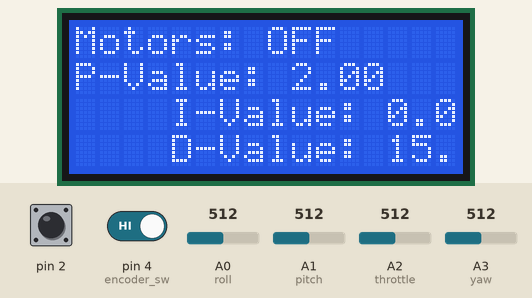
This sketch was run on a simulated Arduino Uno, built with avr-gcc and run on an emulated ATmega328P. Parts: 16×4 character LCD. The inputs (shaded band) are chosen by the test bench; at power-on: A3 (yaw) = 512, pin 4 (encoder_sw) HIGH, pin 2 HIGH, A0 (roll) = 512, A1 (pitch) = 512, A2 (throttle) = 512. No radio packets arrive unless stated.

Above: at 1.3 s.
1.4 s: A3 (yaw) set to 108
2.9 s: A3 (yaw) set to 97
At 3.7 s:
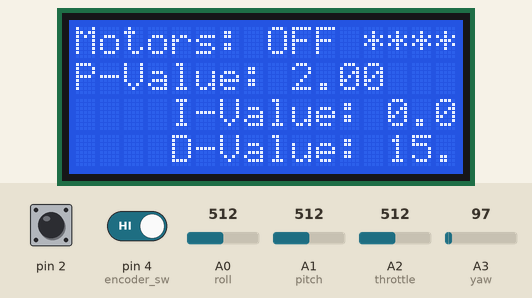
5.9 s: pin 4 (encoder_sw) driven LOW
At 6.3 s:
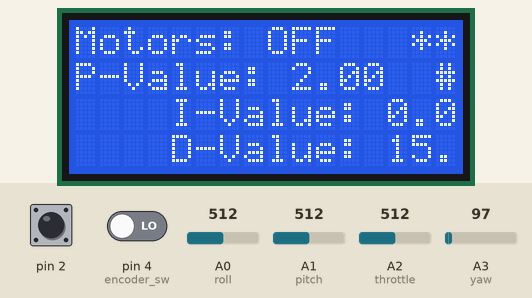
7.4 s: pin 4 (encoder_sw) driven HIGH
At 7.9 s:
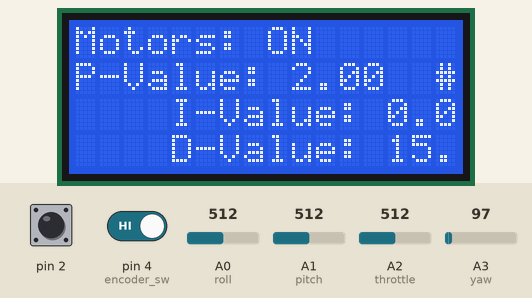
8.9 s: A3 (yaw) set to 964
10.4 s: A3 (yaw) set to 981
At 13.1 s:
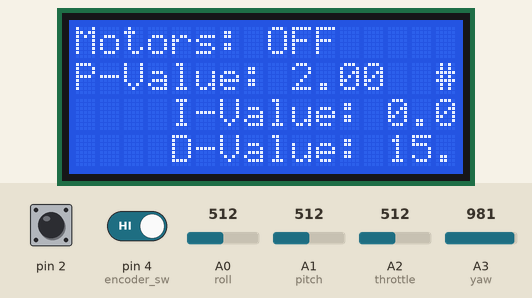
Timing chart, 0 to 14.4 s (numbered marks = the images above; inputs shaded):
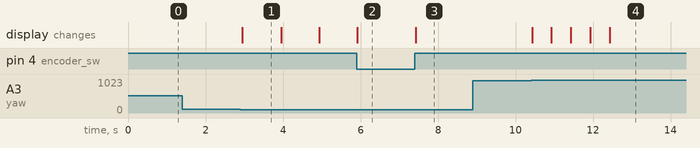

Measured:
- the behaviour switches between 104 and 103 on A3 (yaw) (found by bisection; images 0 and 1)
- the behaviour switches between 971 and 972 on A3 (yaw) (found by bisection; images 3 and 4)
- after the input at 1.4 s, every drawn part: stays the same
- after the input at 2.9 s, the display: changes after 0.05 s (image 1)
- after the input at 5.9 s, the display: changes at once (image 2)
- after the input at 7.4 s, the display: changes at once (image 3)
- after the input at 8.9 s, every drawn part: stays the same
- after the input at 10.4 s, the display: first changes at once (image 4 shows a later state)

The sketch:

Transmitter.ino
```cpp
#include <SPI.h>
#include <RF24.h>
#include <Wire.h>
#include <LiquidCrystal_I2C.h>

///////////////////////////////////////////////////////////////////////////////////////////////////////////////////////////////////////
//Declaring pins
///////////////////////////////////////////////////////////////////////////////////////////////////////////////////////////////////////
#define encoder_pin_1 1
#define encoder_pin_2 3
#define encoder_sw 4
#define throttle A2
#define pitch A1
#define roll A0
#define yaw A3

//Radio transmitter settings
RF24 radio(9, 10);                        //Digital pins 9 and  10 are used
const uint64_t pipe = 0xE8E8F0F0E1LL;     //This is the writing pipe
//LCD settings
LiquidCrystal_I2C lcd(0x38, 2, 1, 0, 4, 5, 6, 7, 3, POSITIVE);  // set the LCD address to 0x38

///////////////////////////////////////////////////////////////////////////////////////////////////////////////////////////////////////
//Declaring global variables
///////////////////////////////////////////////////////////////////////////////////////////////////////////////////////////////////////
struct dataStruct{
  int actual_throttle;                                        //Throttle variable
  int actual_pitch;                                           //Pitch variable
  int actual_roll;                                            //Roll variable
  int actual_yaw;                                             //Yaw variable
  bool start;                                                 //Motor start variable
  float p;
  float i;
  float d;
} data;                                                       //Everything saved under "data"
long timer;
int pos = 0;          //0 - null | 1 - P | 2 - I | 3 - D   //Editing

///////////////////////////////////////////////////////////////////////////////////////////////////////////////////////////////////////
//Setup code
///////////////////////////////////////////////////////////////////////////////////////////////////////////////////////////////////////
bool start_serial = false;                      //Toggle Serial Communcation

void setup() {
  if(start_serial == true){
    Serial.begin(9600);                         //Start serial communication
    Serial.println("===================================================");
    Serial.println("[INFO]Serial started");
    Serial.println("===================================================");
  }

  //FOR CALIBRATING
  data.p = 2.0;
  data.i = 0.0;
  data.d = 15.0;


  pinMode(throttle, INPUT);                     //Throttle channel  - Analog Input
  pinMode(pitch,    INPUT);                     //Pitch channel     - Analog Input
  pinMode(roll,     INPUT);                     //Roll channel      - Analog Input
  pinMode(yaw,      INPUT);                     //Yaw channel       - Analog Input
  pinMode(encoder_pin_1, INPUT);                //Encorer pin 1     - Digital Input
  pinMode(encoder_pin_2, INPUT);                //Encoder pin 2     - Digital Input
  pinMode(encoder_sw,    INPUT);                //Encoder switch    - Digital Input
  attachInterrupt(0, updateEncoder, FALLING);   //Attach an interupt on pin 2
  //attachInterrupt(1, updateEncoder, FALLING);   //Attach an interupt on pin 3
  radio.begin();                                //Start the radio
  radio.openWritingPipe(pipe);                  //Open the Writing pipe
  radio.setPALevel(RF24_PA_MAX);                //Set the Power Amplifier level
  radio.setDataRate(RF24_250KBPS);              //Set the Data rate
  lcd.begin (16,4);                             //Start LCD
  data.start = false;
  lcd.write("Motors: OFF");
  lcd.setCursor(0,1);
  lcd.write("P-Value: ");
  lcd.setCursor(0,2);
  lcd.write("I-Value: ");
  lcd.setCursor(0,3);
  lcd.write("D-Value: ");
}

///////////////////////////////////////////////////////////////////////////////////////////////////////////////////////////////////////
//Main loop
///////////////////////////////////////////////////////////////////////////////////////////////////////////////////////////////////////
void loop() {
  //Read the values and map them to usable data (1000 - 2000)
  data.actual_throttle = map(analogRead(throttle), 495, 0,  1000, 2000);                  //Map the measured data from 1000 to 2000 for throttle
  data.actual_pitch    = map(analogRead(pitch),    0, 1023, 2000, 1000);                  //Map the measured data from 1000 to 2000 for pitch
  data.actual_roll     = map(analogRead(roll),     0, 1023, 2000, 1000);                  //Map the measured data from 1000 to 2000 for roll
  data.actual_yaw      = map(analogRead(yaw),      0, 1023, 2000, 1000);                  //Map the measured data from 1000 to 2000 for yaw

  //If throttle is lower than 1000, set it to 1000
  if(data.actual_throttle <= 1000) data.actual_throttle = 1000;

  if(data.actual_throttle <= 1050 && data.actual_yaw >= 1900 && data.start == false){     //Start the motors if throttle is down and yaw is left
    lcd.setCursor(0,0);
    if(millis() - timer <= 999)  lcd.write("Motors: OFF ****");
    else if(millis() - timer <= 1999)  lcd.write("Motors: OFF  ***");
    else if(millis() - timer <= 2999)  lcd.write("Motors: OFF   **");
    else if(millis() - timer <= 3999)  lcd.write("Motors: OFF    *");
    else if(millis() - timer >= 4000){
      data.start = true;                                                                  //Set the start variable to true
      lcd.write("Motors: ON      ");                                                      //Refresh the screen
    }
  }
  else if(data.actual_throttle <= 1050 && data.actual_yaw <= 1050 && data.start == true){ //Stop the motors if throttle is down and yaw is right
    lcd.setCursor(0,0);
    if(millis() - timer <= 499)  lcd.write("Motors: ON  **** ");
    else if(millis() - timer <= 999)  lcd.write("Motors: ON   ***");
    else if(millis() - timer <= 1499)  lcd.write("Motors: ON    **");
    else if(millis() - timer <= 1999)  lcd.write("Motors: ON     *");
    else if(millis() - timer >= 2000){
      data.start = false;                                                                 //Set the start variable to false
      lcd.setCursor(0,0);
      lcd.write("Motors: OFF     ");                                                      //Refresh the screen
    }
  }
  else{
    lcd.setCursor(0,0);
    if(data.start == false){
      lcd.write("Motors: OFF     ");                                                      //Refresh the screen
    }
    else{
      lcd.write("Motors: ON      ");                                                      //Refresh the screen
    }
    timer = millis();                                                                     //Set timer to current millis
  }

  lcd.setCursor(9,1);
  lcd.print(String(data.p, 2));
  lcd.setCursor(9,2);
  lcd.print(String(data.i, 2));
  lcd.setCursor(9,3);
  lcd.print(String(data.d, 1));

  //Send out the data
  radio.write(&data, sizeof(data));
  if(digitalRead(encoder_sw) == LOW){
    if(pos == 0){
      pos = 1;
      lcd.setCursor(15,1);
      lcd.write("#");
    }
    else if(pos == 1){
      pos = 2;
      lcd.setCursor(15,1);
      lcd.write(" ");
      lcd.setCursor(15,2);
      lcd.write("#");
    }
    else if(pos == 2){
      pos = 3;
      lcd.setCursor(15,2);
      lcd.write(" ");
      lcd.setCursor(15,3);
      lcd.write("#");
    }
    else if(pos == 3){
      pos = 0;
      lcd.setCursor(15,3);
      lcd.write(" ");
    }
    while(digitalRead(encoder_sw) == LOW);
  }
}

void updateEncoder(){
  if(digitalRead(encoder_pin_1) == LOW && digitalRead(encoder_pin_2) == HIGH){
    if(pos == 1)      data.p += 0.1;
    else if(pos == 2) data.i += 0.01;
    else if(pos == 3) data.d += 0.5;
  }
  else{
    if(pos == 1 && data.p != 0.0)      data.p -= 0.1;
    else if(pos == 2 && data.i != 0.0) data.i -= 0.01;
    else if(pos == 3 && data.d != 0.0) data.d -= 0.5;
  }
}
```
